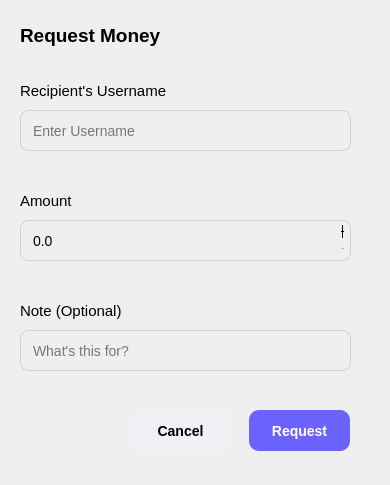
<?xml version="1.0" encoding="UTF-8"?>
<ui version="4.0">
 <class>RequestMoneyCLassClass</class>
 <widget class="QDialog" name="RequestMoneyCLassClass">
  <property name="geometry">
   <rect>
    <x>0</x>
    <y>0</y>
    <width>390</width>
    <height>485</height>
   </rect>
  </property>
  <property name="windowTitle">
   <string>RequestMoneyCLass</string>
  </property>
  <widget class="QPushButton" name="btnRequest">
   <property name="geometry">
    <rect>
     <x>249</x>
     <y>410</y>
     <width>101</width>
     <height>41</height>
    </rect>
   </property>
   <property name="font">
    <font>
     <pointsize>-1</pointsize>
     <bold>true</bold>
    </font>
   </property>
   <property name="cursor">
    <cursorShape>PointingHandCursor</cursorShape>
   </property>
   <property name="styleSheet">
    <string notr="true">QPushButton {
    border-radius: 10px;
    font-size: 14px;
}

QPushButton:enabled {
    background-color: #6C63FF;
    color: white;
    border: none;
}

QPushButton:hover {
    background-color: #5a55d3;
}

QPushButton:pressed {
    background-color: #4a46b2;
}</string>
   </property>
   <property name="text">
    <string>Request</string>
   </property>
  </widget>
  <widget class="QLabel" name="label_3">
   <property name="geometry">
    <rect>
     <x>20</x>
     <y>190</y>
     <width>331</width>
     <height>21</height>
    </rect>
   </property>
   <property name="font">
    <font>
     <pointsize>11</pointsize>
    </font>
   </property>
   <property name="styleSheet">
    <string notr="true"/>
   </property>
   <property name="text">
    <string>Amount</string>
   </property>
  </widget>
  <widget class="QDoubleSpinBox" name="doubleSpinBoxAmount">
   <property name="geometry">
    <rect>
     <x>20</x>
     <y>220</y>
     <width>331</width>
     <height>41</height>
    </rect>
   </property>
   <property name="styleSheet">
    <string notr="true">QDoubleSpinBox {
    border: 1px solid #d0d0d0;
    border-radius: 8px;
    padding: 6px 10px;
    font-size: 14px;
    background: transparent;

}

QDoubleSpinBox:focus {
    border: 1px solid #7f8cff;
}</string>
   </property>
   <property name="wrapping">
    <bool>false</bool>
   </property>
   <property name="frame">
    <bool>true</bool>
   </property>
   <property name="buttonSymbols">
    <enum>QAbstractSpinBox::ButtonSymbols::PlusMinus</enum>
   </property>
   <property name="decimals">
    <number>1</number>
   </property>
   <property name="maximum">
    <double>100000.000000000000000</double>
   </property>
   <property name="singleStep">
    <double>10.000000000000000</double>
   </property>
   <property name="stepType">
    <enum>QAbstractSpinBox::StepType::DefaultStepType</enum>
   </property>
  </widget>
  <widget class="QLabel" name="label">
   <property name="geometry">
    <rect>
     <x>20</x>
     <y>20</y>
     <width>151</width>
     <height>31</height>
    </rect>
   </property>
   <property name="font">
    <font>
     <pointsize>14</pointsize>
     <bold>true</bold>
    </font>
   </property>
   <property name="text">
    <string>Request Money</string>
   </property>
  </widget>
  <widget class="QLineEdit" name="lineEditUsername">
   <property name="geometry">
    <rect>
     <x>20</x>
     <y>110</y>
     <width>331</width>
     <height>41</height>
    </rect>
   </property>
   <property name="styleSheet">
    <string notr="true">QLineEdit {
    border: 1px solid #d0d0d0;
    border-radius: 8px;
    padding: 6px 10px;
    font-size: 14px;
    background: transparent;

}

QLineEdit:focus {
    border: 1px solid #7f8cff;
}</string>
   </property>
   <property name="placeholderText">
    <string>Enter Username</string>
   </property>
  </widget>
  <widget class="QLineEdit" name="lineEditNote">
   <property name="geometry">
    <rect>
     <x>20</x>
     <y>330</y>
     <width>331</width>
     <height>41</height>
    </rect>
   </property>
   <property name="styleSheet">
    <string notr="true">QLineEdit {
    border: 1px solid #d0d0d0;
    border-radius: 8px;
    padding: 6px 10px;
    font-size: 14px;
    background: transparent;

}

QLineEdit:focus {
    border: 1px solid #7f8cff;
}</string>
   </property>
   <property name="placeholderText">
    <string>What's this for?</string>
   </property>
  </widget>
  <widget class="QPushButton" name="btnCancel">
   <property name="geometry">
    <rect>
     <x>130</x>
     <y>410</y>
     <width>101</width>
     <height>41</height>
    </rect>
   </property>
   <property name="font">
    <font>
     <pointsize>-1</pointsize>
     <bold>true</bold>
    </font>
   </property>
   <property name="cursor">
    <cursorShape>PointingHandCursor</cursorShape>
   </property>
   <property name="styleSheet">
    <string notr="true">QPushButton {
    background-color: #f1f1f5;
    color: #000000;
    border: none;
    border-radius: 10px;
    font-size: 14px;
}

QPushButton:hover {
    background-color: #b1b1b1;
}

QPushButton:pressed {
    background-color: #a1a1a1;
}</string>
   </property>
   <property name="text">
    <string>Cancel</string>
   </property>
  </widget>
  <widget class="QLabel" name="label_4">
   <property name="geometry">
    <rect>
     <x>20</x>
     <y>300</y>
     <width>331</width>
     <height>21</height>
    </rect>
   </property>
   <property name="font">
    <font>
     <pointsize>11</pointsize>
    </font>
   </property>
   <property name="styleSheet">
    <string notr="true"/>
   </property>
   <property name="text">
    <string>Note (Optional)</string>
   </property>
  </widget>
  <widget class="QLabel" name="label_2">
   <property name="geometry">
    <rect>
     <x>20</x>
     <y>80</y>
     <width>331</width>
     <height>21</height>
    </rect>
   </property>
   <property name="font">
    <font>
     <pointsize>11</pointsize>
    </font>
   </property>
   <property name="styleSheet">
    <string notr="true"/>
   </property>
   <property name="text">
    <string>Recipient's Username</string>
   </property>
  </widget>
 </widget>
 <layoutdefault spacing="6" margin="11"/>
 <resources/>
 <connections/>
</ui>
